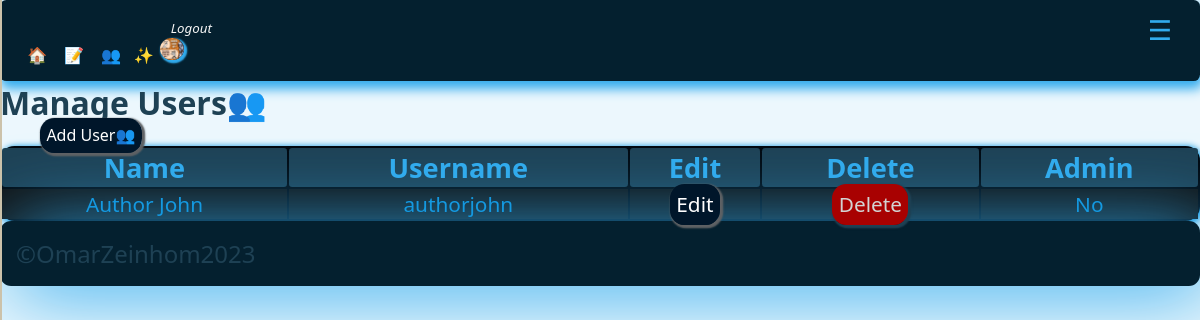
The page /adminpanel/manage_users.php (signed in) on the database as committed earlier.
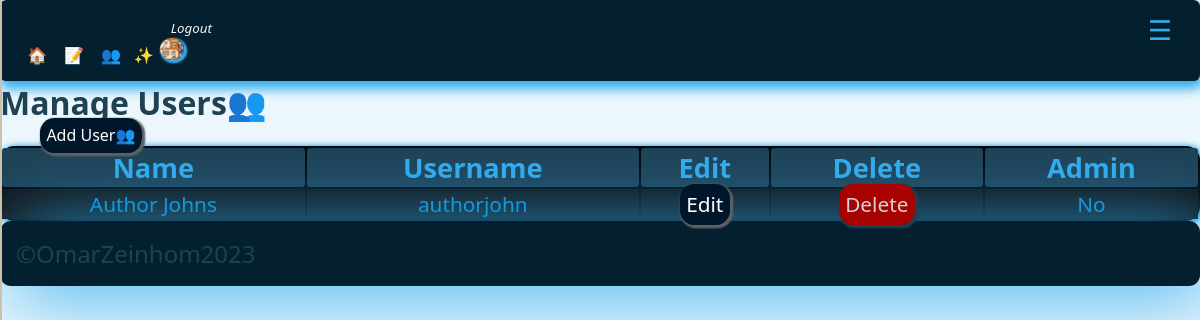
The same page on the database as committed later.
### tables this page shows
CREATE TABLE `users` (
  `id` int(11) UNSIGNED NOT NULL,
  `firstname` varchar(50) NOT NULL,
  `lastname` varchar(50) NOT NULL,
  `username` varchar(50) NOT NULL,
  `email` varchar(100) NOT NULL,
  `password` varchar(255) NOT NULL,
  `avatar` varchar(255) NOT NULL,
  `is_admin` tinyint(1) NOT NULL
);

### adminpanel/manage_users.php (the view, shortened to what this page needs)
<?php
$page__title = 'Manage Users👥';
include('./partials/sidenav/sidenav.php');
$current_admin_id = $_SESSION['user-id'];
$query = "SELECT * FROM users WHERE NOT id=$current_admin_id";
$users = mysqli_query($connect__db, $query);
?>
<h1><?php echo $page__title; ?></h1>
<ul>
    <li class='app__sidenav-item'><a href="<?= HOME_URL ?>add_user.php" class="app__link-btn">Add
            User👥</a></li>
</ul>
<div class="section__center">
    <table class="app__table">
        <thead class="app__thead">
            <tr clas="app__tr">
                <th class="app_th">Name</th>
                <th class="app_th">Username</th>
                <th class="app_th">Edit</th>
                <th class="app_th">Delete</th>
                <th class="app_th">Admin</th>
            </tr>
        </thead>
        <tbody class="app__tbody">
            <?php while ($user = mysqli_fetch_assoc($users)) : ?>
            <tr clas="app__tr">
                <td class="app__td"><?= " {$user['firstname']} {$user['lastname']}" ?></td>
                <td class="app__td"><?= "{$user['username']}" ?></td>
                <td class="app__td"><a href="<?= ADMIN_URL ?>edit_user.php?id=<?= $user['id'] ?>"
                        class="app__link-btn">Edit</a></td>
                <td class="app__td"><a href="<?= ADMIN_URL ?>delete-user.php?id=<?= $user['id'] ?>"
                        class="app__alert-btn-sm">Delete</a>
                </td>
                <td class="app__td"><?= $user['is_admin'] ? 'Yes' : 'No' ?></td>
            </tr>
            <?php endwhile; ?>
        </tbody>
    </table>
</div>
<?php
include('./partials/footer/footer.php');
?>

Rows that differ between the two databases and show on the page:
changed users "Author": lastname "John" → "Johns"
